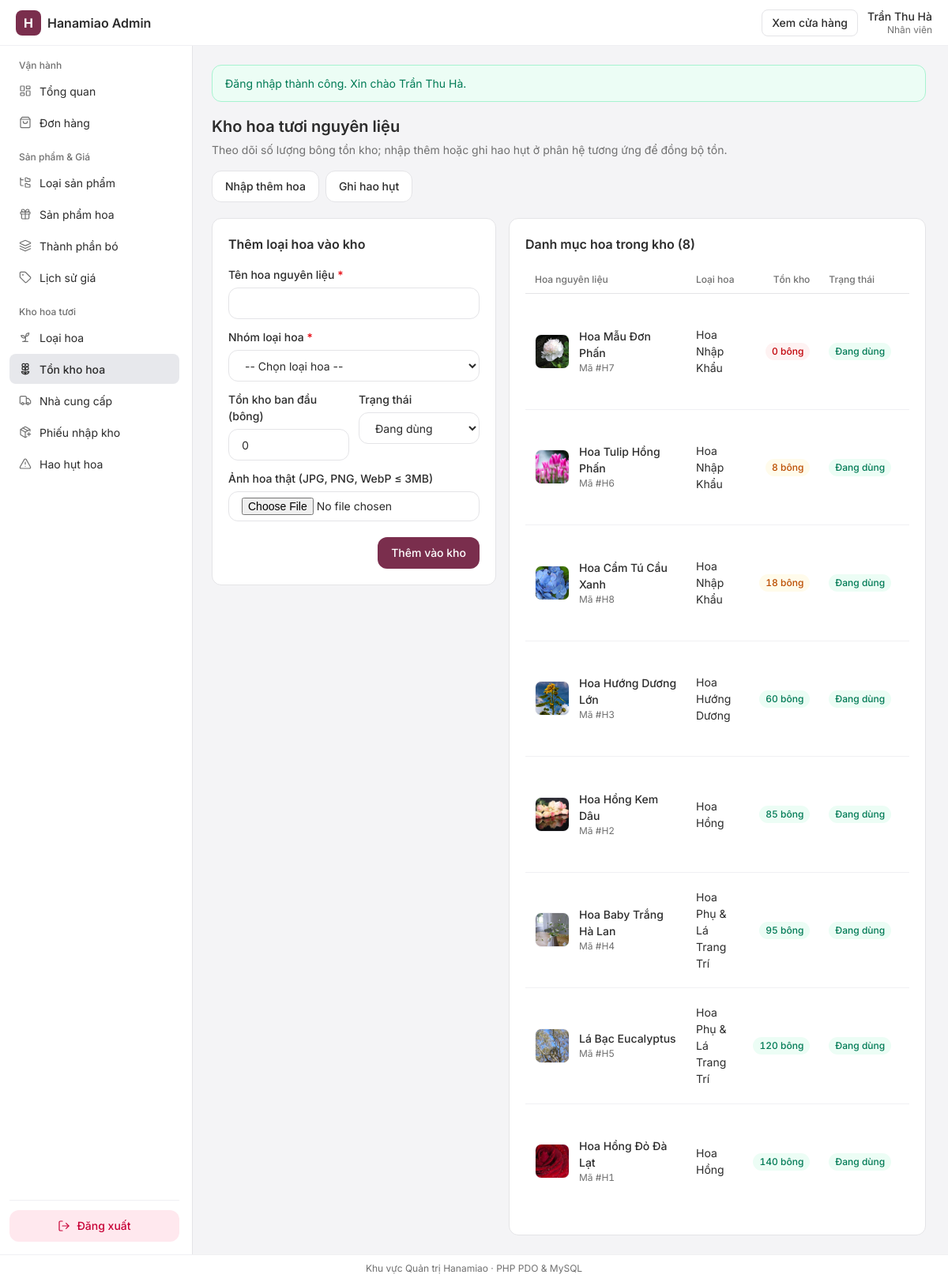
The app's page /admin/index.php?page=flowers (signed in) with its own data.
### tables this page shows
CREATE TABLE IF NOT EXISTS `Hoa` (
    `ID_H` INT UNSIGNED NOT NULL AUTO_INCREMENT,
    `TenHoa` VARCHAR(150) NOT NULL,
    `ID_LH` INT UNSIGNED NOT NULL,
    `SoLuongTon` INT NOT NULL DEFAULT 0,
    `HinhAnh` VARCHAR(255) DEFAULT NULL,
    `TrangThai` TINYINT(1) NOT NULL DEFAULT 1,
    PRIMARY KEY (`ID_H`),
    KEY `idx_hoa_loai` (`ID_LH`),
    KEY `idx_hoa_ton` (`SoLuongTon`),
    CONSTRAINT `fk_hoa_loaihoa` FOREIGN KEY (`ID_LH`)
        REFERENCES `LoaiHoa` (`ID_LH`) ON UPDATE CASCADE ON DELETE RESTRICT
);

CREATE TABLE IF NOT EXISTS `LoaiHoa` (
    `ID_LH` INT UNSIGNED NOT NULL AUTO_INCREMENT,
    `TenLH` VARCHAR(100) NOT NULL,
    `TrangThai` TINYINT(1) NOT NULL DEFAULT 1,
    PRIMARY KEY (`ID_LH`),
    KEY `idx_loaihoa_trangthai` (`TrangThai`)
);

### functions/helpers.php (called while the page is built, shortened)
<?php
function h(mixed $value): string
{
    return htmlspecialchars((string)($value ?? ''), ENT_QUOTES, 'UTF-8');
}
function getImageUrl(?string $relativePath, string $prefix = ''): string
{
    $clean = trim((string)($relativePath ?? ''));
    $normalized = ltrim(str_replace('\\', '/', $clean), '/');
    $absolutePath = dirname(__DIR__) . DIRECTORY_SEPARATOR . str_replace('/', DIRECTORY_SEPARATOR, $normalized);
    return $prefix . $normalized;
}

### admin/pages/flowers.php (the view, shortened to what this page needs)
<?php
$flowers = [];
$editFlower = null;
if ($pdo instanceof PDO) {
    try {
        $flowers = $pdo->query(
            'SELECT h.ID_H, h.TenHoa, h.ID_LH, h.SoLuongTon, h.HinhAnh, h.TrangThai, lh.TenLH
             FROM Hoa h
             INNER JOIN LoaiHoa lh ON lh.ID_LH = h.ID_LH
             ORDER BY h.SoLuongTon ASC, h.ID_H DESC'
        )->fetchAll();
    } catch (PDOException $exception) {
        error_log('[Hanamiao Admin Flowers] ' . $exception->getMessage());
        $dbError = 'Không thể tải danh sách kho hoa tươi.';
    }
}
?>
<div class="admin-page-head">
    <div>
        <h1 class="admin-page-title">Kho hoa tươi nguyên liệu</h1>
        <p class="admin-page-subtitle">Theo dõi số lượng bông tồn kho; nhập thêm hoặc ghi hao hụt ở phân hệ tương ứng để đồng bộ tồn.</p>
    </div>
    <div class="admin-page-actions">
        <a class="admin-btn admin-btn-outline" href="index.php?page=imports">Nhập thêm hoa</a>
        <a class="admin-btn admin-btn-outline" href="index.php?page=wastage">Ghi hao hụt</a>
    </div>
</div>
<div class="admin-split-grid">
    <section class="admin-card">
        <div class="admin-card-head">
            <h2 class="admin-card-title"><?php echo $editFlower ? 'Cập nhật hoa #' . (int)$editFlower['ID_H'] : 'Thêm loại hoa vào kho'; ?></h2>
        </div>
        <form action="actions/flower_save.php" method="post" enctype="multipart/form-data" class="admin-form">
            <div class="admin-field">
                <label for="ten_hoa" class="admin-label">Tên hoa nguyên liệu <span class="required-mark">*</span></label>
                <input id="ten_hoa" name="ten_hoa" type="text" class="admin-input" maxlength="150" value="<?php echo h($editFlower['TenHoa'] ?? ''); ?>" required>
            </div>
            <div class="admin-field">
                <label for="id_lh" class="admin-label">Nhóm loại hoa <span class="required-mark">*</span></label>
                <select id="id_lh" name="id_lh" class="admin-input" required>
                    <option value="">-- Chọn loại hoa --</option>
                </select>
            </div>
            <div class="admin-form-row">
                <div class="admin-field">
                    <label for="so_luong_ton" class="admin-label">
                        <?php echo $editFlower ? 'Tồn kho hiện tại (bông)' : 'Tồn kho ban đầu (bông)'; ?>
                    </label>
                    <input
                        id="so_luong_ton"
                        name="so_luong_ton"
                        type="number"
                        min="0"
                        class="admin-input tabular-nums"
                        value="<?php echo (int)($editFlower['SoLuongTon'] ?? 0); ?>"
                        <?php echo $editFlower ? 'readonly' : ''; ?>
                    >
                </div>
                <div class="admin-field">
                    <label for="trang_thai" class="admin-label">Trạng thái</label>
                    <?php $st = (int)($editFlower['TrangThai'] ?? 1); ?>
                    <select id="trang_thai" name="trang_thai" class="admin-input">
                        <option value="1"<?php echo $st === 1 ? ' selected' : ''; ?>>Đang dùng</option>
                    </select>
                </div>
            </div>
            <div class="admin-field">
                <label for="hinh_anh" class="admin-label">Ảnh hoa thật (JPG, PNG, WebP &le; 3MB)</label>
                <input id="hinh_anh" name="hinh_anh" type="file" accept="image/jpeg,image/png,image/webp" class="admin-input admin-file-input">
            </div>
            <div class="admin-form-actions">
                <button type="submit" class="admin-btn admin-btn-primary">
                    <?php echo $editFlower ? 'Lưu thay đổi' : 'Thêm vào kho'; ?>
                </button>
            </div>
        </form>
    </section>
    <section class="admin-card">
        <div class="admin-card-head">
            <h2 class="admin-card-title">Danh mục hoa trong kho (<?php echo count($flowers); ?>)</h2>
        </div>
        <?php if (count($flowers) === 0): ?>
            <div class="admin-empty-inline"><p class="admin-muted">Chưa có hoa nguyên liệu nào trong kho.</p></div>
        <?php else: ?>
            <div class="admin-table-wrap">
                <table class="admin-table">
                    <thead>
                        <tr>
                            <th>Hoa nguyên liệu</th>
                            <th>Loại hoa</th>
                            <th class="text-right">Tồn kho</th>
                            <th>Trạng thái</th>
                            <th class="text-right">Thao tác</th>
                        </tr>
                    </thead>
                    <tbody>
                        <?php foreach ($flowers as $hoa): ?>
                            <?php
                            $id = (int)$hoa['ID_H'];
                            $ton = (int)$hoa['SoLuongTon'];
                            $active = (int)$hoa['TrangThai'] === 1;
                            $tonClass = $ton === 0 ? 'badge-error' : ($ton <= 20 ? 'badge-warning' : 'badge-success');
                            ?>
                            <tr>
                                <td>
                                    <div class="admin-item-cell">
                                        <img class="admin-thumb-sm" src="<?php echo h(getImageUrl($hoa['HinhAnh'], '../')); ?>" alt="<?php echo h($hoa['TenHoa']); ?>">
                                        <div>
                                            <div class="cell-primary"><?php echo h($hoa['TenHoa']); ?></div>
                                            <div class="cell-sub tabular-nums">Mã #H<?php echo $id; ?></div>
                                        </div>
                                    </div>
                                </td>
                                <td><?php echo h($hoa['TenLH']); ?></td>
                                <td class="text-right">
                                    <span class="admin-badge <?php echo $tonClass; ?> tabular-nums">
                                        <?php echo $ton; ?> bông
                                    </span>
                                </td>
                                <td>
                                    <span class="admin-badge <?php echo $active ? 'badge-success' : 'badge-neutral'; ?>">
                                        <?php echo $active ? 'Đang dùng' : 'Ngừng'; ?>
                                    </span>
                                </td>
                                <td class="text-right">
                                </td>
                            </tr>
                        <?php endforeach; ?>
                    </tbody>
                </table>
            </div>
        <?php endif; ?>
    </section>
</div>

### css/tokens.css (style rules this page uses)
:root { color-scheme: light; --app-font: "Inter", ui-sans-serif, system-ui, -apple-system, "Segoe UI", Roboto, sans-serif; --primary: #7a2e4d; --primary-hover: #63233d; --primary-foreground: #ffffff; --primary-light: rgba(122, 46, 77, 0.08); --background: #f4f4f6; --surface: #ffffff; --surface-overlay: #ffffff; --foreground: #2c2c2c; --muted: #707070; --border: #f0f0f3; --border-strong: #e4e4e7; --border-focus: var(--primary); --ring-focus: rgba(122, 46, 77, 0.12); --item-hover: #f4f4f6; --surface-hover: #f8f8fa; --background-hover: #e7e7ea; --secondary: #e7e8ec; --secondary-hover: #dbdce2; --button-hover-surface: #f1f1f3; --button-hover-page: #e4e4e7; --button-hover: var(--button-hover-surface); --elevation-popover: 0 10px 15px -3px rgb(0 0 0 / 0.1), 0 4px 6px -4px rgb(0 0 0 / 0.1); --elevation-modal: 0 20px 25px -5px rgb(0 0 0 / 0.1), 0 8px 10px -6px rgb(0 0 0 / 0.1); --danger: #c70036; --danger-bg: rgb(255 32 86 / 0.1); --danger-bg-hover: rgb(255 32 86 / 0.15); --error: #fb2c36; --error-ring: rgb(251 44 54 / 0.1); --error-text: #e7000b; --error-bg: #fef2f2; --error-border: #ffc9c9; --error-strong: #c10007; --success-bg: #ecfdf5; --success: #007a55; --warning-bg: #fffbeb; --warning: #bb4d00; --neutral-bg: #f4f4f5; --neutral: #52525c; --text-xs: 0.75rem; --text-sm: 0.875rem; --text-base: 1rem; --text-lg: 1.125rem; --text-xl: 1.25rem; --text-2xl: 1.5rem; --text-3xl: 1.875rem; --space-1: 4px; --space-2: 8px; --space-3: 12px; --space-4: 16px; --space-5: 20px; --space-6: 24px; --space-8: 32px; --space-10: 40px; --radius-sm: 8px; --radius-md: 10px; --radius-lg: 12px; --radius-full: 9999px; --transition-fast: 150ms cubic-bezier(0.22, 1, 0.36, 1); --transition-base: 220ms cubic-bezier(0.22, 1, 0.36, 1); }
*, *::before, *::after { box-sizing: border-box; }
body { margin: 0; font-family: var(--app-font); font-size: var(--text-sm); line-height: 1.5; color: var(--foreground); background-color: var(--background); -webkit-font-smoothing: antialiased; -moz-osx-font-smoothing: grayscale; }
.tabular-nums { font-variant-numeric: tabular-nums; }
* { --scrollbar-thumb: transparent; }

### records on screen
hoa: HinhAnh (picture), TenHoa "Hoa Mẫu Đơn Phấn", ID_H "7", ID_LH.TenLH "Hoa Nhập Khẩu", SoLuongTon "0", TrangThai "Đang dùng"
hoa: HinhAnh (picture), TenHoa "Hoa Tulip Hồng Phấn", ID_H "6", ID_LH.TenLH "Hoa Nhập Khẩu", SoLuongTon "8", TrangThai "Đang dùng"
hoa: HinhAnh (picture), TenHoa "Hoa Cẩm Tú Cầu Xanh", ID_H "8", ID_LH.TenLH "Hoa Nhập Khẩu", SoLuongTon "18", TrangThai "Đang dùng"
hoa: HinhAnh (picture), TenHoa "Hoa Hướng Dương Lớn", ID_H "3", ID_LH.TenLH "Hoa Hướng Dương", SoLuongTon "60", TrangThai "Đang dùng"
hoa: HinhAnh (picture), TenHoa "Hoa Hồng Kem Dâu", ID_H "2", ID_LH.TenLH "Hoa Hồng", SoLuongTon "85", TrangThai "Đang dùng"
hoa: HinhAnh (picture), TenHoa "Hoa Baby Trắng Hà Lan", ID_H "4", ID_LH.TenLH "Hoa Phụ & Lá Trang Trí", SoLuongTon "95", TrangThai "Đang dùng"
hoa: HinhAnh (picture), TenHoa "Lá Bạc Eucalyptus", ID_H "5", ID_LH.TenLH "Hoa Phụ & Lá Trang Trí", SoLuongTon "120", TrangThai "Đang dùng"
hoa: HinhAnh (picture), TenHoa "Hoa Hồng Đỏ Đà Lạt", ID_H "1", ID_LH.TenLH "Hoa Hồng", SoLuongTon "140", TrangThai "Đang dùng"

### other values on screen
$adminName "Trần Thu Hà"
$adminRoleLabel "Nhân viên"
$groupName "Vận hành"
$item['label'] "Tổng quan"
$item['label'] "Đơn hàng"
$groupName "Sản phẩm & Giá"
$item['label'] "Loại sản phẩm"
$item['label'] "Sản phẩm hoa"
$item['label'] "Thành phần bó"
$item['label'] "Lịch sử giá"
$groupName "Kho hoa tươi"
$item['label'] "Loại hoa"
$item['label'] "Tồn kho hoa"
$item['label'] "Nhà cung cấp"
$item['label'] "Phiếu nhập kho"
